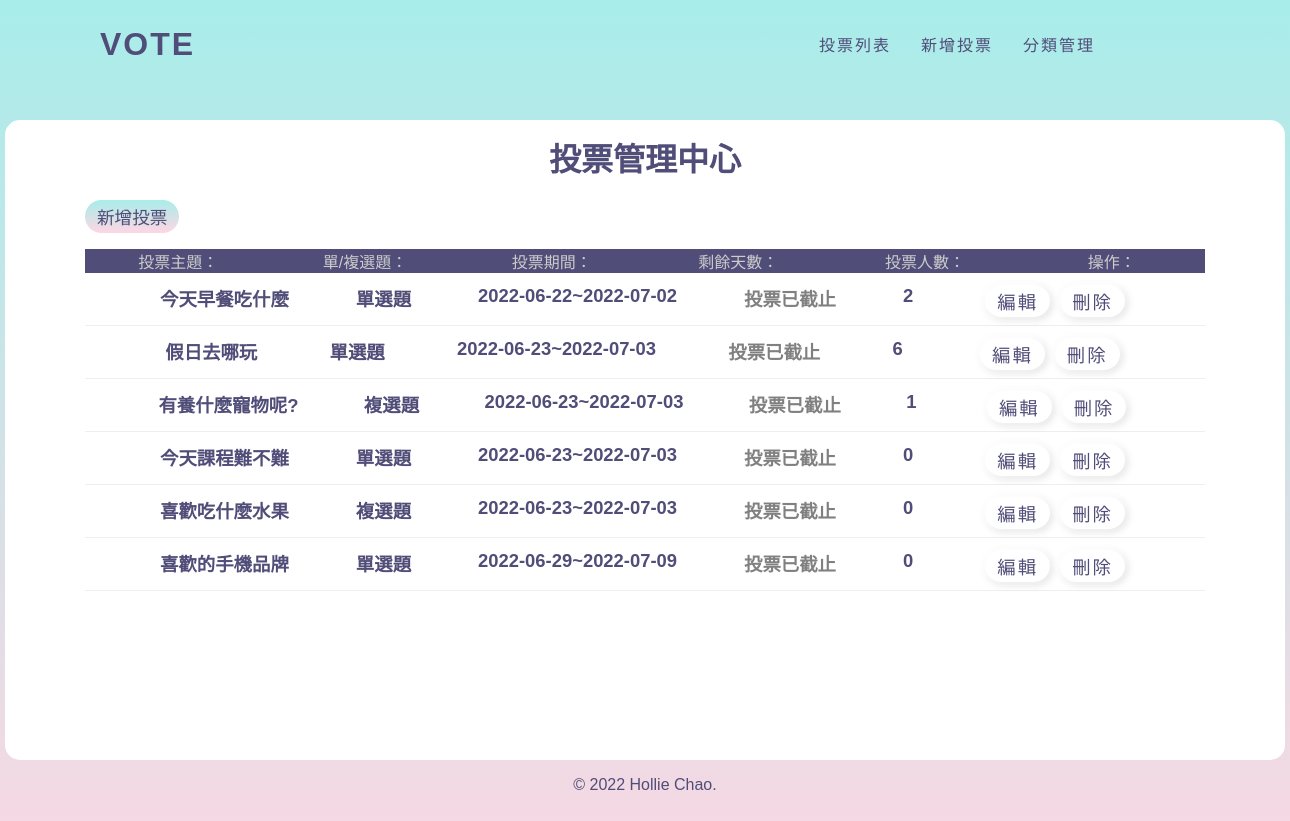
The page /back.php on the database as committed earlier.
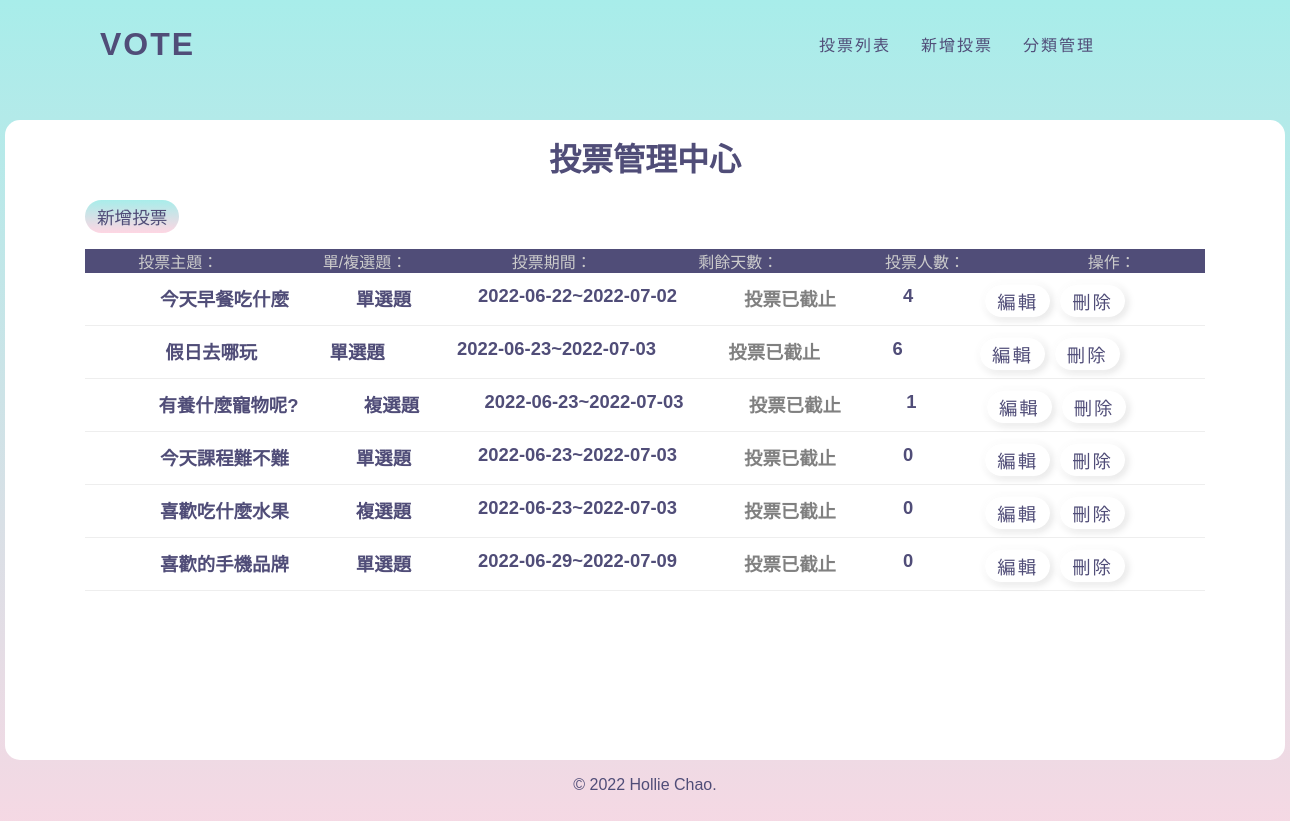
The same page on the database as committed later.
### tables this page shows
CREATE TABLE `subjects` (
  `id` int(11) UNSIGNED NOT NULL COMMENT '序號',
  `subject` varchar(128) NOT NULL COMMENT '主題描述',
  `type_id` int(11) NOT NULL COMMENT '主題類別',
  `multiple` tinyint(1) NOT NULL DEFAULT 0 COMMENT '單/複選',
  `mulit_limit` tinyint(4) NOT NULL DEFAULT 1 COMMENT '單/複選項目數',
  `start` date NOT NULL COMMENT '開始時間',
  `end` date NOT NULL COMMENT '結束時間',
  `total` int(11) UNSIGNED NOT NULL DEFAULT 0 COMMENT '投票人數統計'
);

### api/base.php (called while the page is built, shortened)
<?php
function pdo(){
    $dsn = "mysql:host=localhost;charset=utf8;dbname=vote";
    return new PDO($dsn, 'root', '');
}
function all($table,...$arg){
    $pdo=pdo();
    $sql="SELECT * FROM $table ";
        return $pdo->query($sql)->fetchAll(PDO::FETCH_ASSOC);
    }
?>

### back.php (the view, shortened to what this page needs)
<?php include_once "./api/base.php";   ?>
<!DOCTYPE html>
<html lang="en">
<head>
  <link rel="stylesheet" href="./css/back.css">
</head>
<body style="overflow: hidden;">
  <nav>
    <?php include "./layout/back_nav.php"; ?>
  </nav>
  <div class="container">
    <h1>投票管理中心</h1>
    <?php
      if(isset($file) && file_exists($file)){
        include $file;
      }else{
    ?>
      <button class=btn onclick="location.href='?do=add_vote'">新增投票</button>
      <div>
        <ul>
          <li class="list-header">
            <div>投票主題：</div>
            <div>單/複選題：</div>
            <div>投票期間：</div>
            <div>剩餘天數：</div>
            <div>投票人數：</div>
            <div>操作：</div>
          </li>
          <?php
          $subjects=all('subjects');
          foreach($subjects as $subject){
            echo "<li class='list-items'>";
            echo "<div>{$subject['subject']}</div>";
            if($subject['multiple']==0){
              echo "<div class='text-center'>單選題</div>";
            }else{
              echo "<div class='text-center'>複選題</div>";
            }
            echo "<div class='text-center'>";
            echo $subject['start']. "~" .$subject['end'];
            echo "</div>";
            echo "<div class='text-center'>";
              $today=strtotime("now");
              $end=strtotime($subject['end']);
              if(($end-$today)>0){
                $remain=floor(($end-$today)/(60*60*24));
                echo "倒數".$remain."天結束";
              }else{
                echo "<span style='color:grey;'>投票已截止</span>";
              }
            echo "</div>";
            echo "<div class='text-center'>{$subject['total']}</div>";
            echo "<div class='text-center'>";
            echo "<a class='edit' href='?do=edit&id={$subject['id']}'><span>編輯</span></a>";
            echo "<a class='del' href='?do=del&id={$subject['id']}'><span>刪除</span></a>";
            echo "</div>";
            echo "</li>";
          }
          ?>
        </ul>
      </div>
    <?php
      }
    ?>
  </div>
  <?php include "./layout/footer.php"; ?>
</body>
</html>

### layout/back_nav.php
<header>
  <a href="./index.php" class="logo">Vote</a>
  <ul>
    <li><a href="back.php">投票列表</a></li>
    <li><a href="?do=add_vote">新增投票</a></li>
    <li><a href="?do=admin_type">分類管理</a></li>
  </ul>
</header>

### layout/footer.php
<footer>
  © 2022 Hollie Chao.
</footer>

### css/back.css (style rules this page uses)
* { margin: 0; padding: 0; box-sizing: border-box; font-family: Arial, Helvetica, sans-serif; color: #504d78; text-decoration:none }
body { height: 100vh; background-image: linear-gradient(to top, #fed6e3 0%, #a8edea 100%); }
header { position: fixed; top: 0; left: 0; width: 100%; display: flex; align-items: center; justify-content: space-between; transition: 0.6s; padding: 1rem 6.25rem; z-index: 2; }
header .logo { position: relative; font-weight: 700; color: #504d78; text-decoration: none; font-size: 2rem; text-transform: uppercase; letter-spacing: 0.125rem; transition: 0; }
header ul { position: relative; display: flex; justify-content: center; align-items: center; }
header ul li { position: relative; list-style: none; }
header ul li a { position: relative; margin: 0 15px; text-decoration: none; color: #504d78; letter-spacing: 2px; font-weight: 500px; transition: 0.5s; }
.container { width: 160vh; height: 80vh; background: white; margin: 0 auto; margin-top: 15vh; border-radius: 15px; overflow: auto; }
h1 { text-align: center; line-height: 5rem; }
footer { text-align: center; margin-top: 1rem; }
.btn { margin-left: 5rem ; display: inline-block; border: 1px solid #ccc; border-radius: 20px; background-image: linear-gradient(to top, #fed6e3 0%, #a8edea 100%,#fed6e3 0%,#a8edea 100%,#fed6e3 0% ); padding: 0.25rem 0.75rem; font-size: 1.1rem; box-sizing: 0 0 10px #ccc; border: none; outline: none; }
ul { margin: 1rem 5rem; }
.list-items { display: flex; justify-content: space-evenly; padding: 0.5rem; margin: 0.25rem 0; border-bottom: 1px solid #eee; font-weight: bold; font-size: 1.15rem; }
.edit { display: inline-block; padding: 3px 12px; text-decoration: none; text-transform: uppercase; font-weight: 500; letter-spacing: 2px; margin: 0 5px; color: #504d78; border-radius: 40px; box-shadow: -2px -2px 8px rgba(255, 255, 255, 1), -2px -2px 12px rgba(255, 255, 255, 0.5), inset 2px 2px 4px rgba(255, 255, 255, 0.5), 2px 2px 8px rgba(0, 0, 0, 0.15); }
.del { display: inline-block; padding: 3px 12px; text-decoration: none; text-transform: uppercase; font-weight: 500; letter-spacing: 2px; margin: 0 5px; color: #504d78; border-radius: 40px; box-shadow: -2px -2px 8px rgba(255, 255, 255, 1), -2px -2px 12px rgba(255, 255, 255, 0.5), inset 2px 2px 4px rgba(255, 255, 255, 0.5), 2px 2px 8px rgba(0, 0, 0, 0.15); }
.list-header { display: flex; justify-content: space-evenly; text-align: center; }
.list-header div { width: calc(100% / 5); background: #504d78; color: #ccc; }

Rows that differ between the two databases and show on the page:
changed subjects "今天早餐吃什麼": total "2" → "4"
